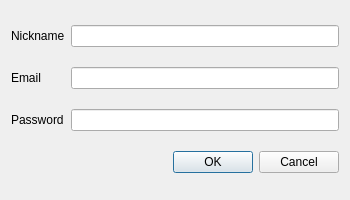
<?xml version="1.0" encoding="UTF-8"?>
<ui version="4.0">
 <class>SignInWindow</class>
 <widget class="QDialog" name="SignInWindow">
  <property name="geometry">
   <rect>
    <x>0</x>
    <y>0</y>
    <width>350</width>
    <height>200</height>
   </rect>
  </property>
  <property name="windowTitle">
   <string>Dialog</string>
  </property>
  <layout class="QGridLayout" name="gridLayout">
   <item row="0" column="0">
    <widget class="QLabel" name="label">
     <property name="text">
      <string>Nickname</string>
     </property>
    </widget>
   </item>
   <item row="0" column="1">
    <widget class="QLineEdit" name="lineEditName"/>
   </item>
   <item row="1" column="0">
    <widget class="QLabel" name="label_2">
     <property name="text">
      <string>Email</string>
     </property>
    </widget>
   </item>
   <item row="1" column="1">
    <widget class="QLineEdit" name="lineEditEmail"/>
   </item>
   <item row="2" column="0">
    <widget class="QLabel" name="label_3">
     <property name="text">
      <string>Password</string>
     </property>
    </widget>
   </item>
   <item row="2" column="1">
    <widget class="QLineEdit" name="lineEditPassword"/>
   </item>
   <item row="3" column="1">
    <widget class="QDialogButtonBox" name="buttonBox">
     <property name="standardButtons">
      <set>QDialogButtonBox::Cancel|QDialogButtonBox::Ok</set>
     </property>
    </widget>
   </item>
  </layout>
 </widget>
 <resources/>
 <connections/>
</ui>
